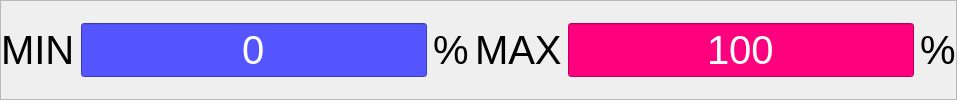
            <widget class="QFrame" name="frame_brk_info">
             <property name="font">
              <font>
               <pointsize>30</pointsize>
               <weight>50</weight>
               <italic>false</italic>
               <bold>false</bold>
              </font>
             </property>
             <property name="frameShape">
              <enum>QFrame::StyledPanel</enum>
             </property>
             <property name="frameShadow">
              <enum>QFrame::Raised</enum>
             </property>
             <layout class="QHBoxLayout" name="horizontalLayout_24">
              <property name="leftMargin">
               <number>0</number>
              </property>
              <property name="topMargin">
               <number>0</number>
              </property>
              <property name="rightMargin">
               <number>0</number>
              </property>
              <property name="bottomMargin">
               <number>0</number>
              </property>
              <item>
               <widget class="QLabel" name="label_50">
                <property name="font">
                 <font>
                  <pointsize>30</pointsize>
                  <weight>50</weight>
                  <italic>false</italic>
                  <bold>false</bold>
                 </font>
                </property>
                <property name="text">
                 <string>MIN</string>
                </property>
               </widget>
              </item>
              <item>
               <widget class="QLineEdit" name="lineEdit_brk_minov">
                <property name="font">
                 <font>
                  <pointsize>30</pointsize>
                 </font>
                </property>
                <property name="autoFillBackground">
                 <bool>false</bool>
                </property>
                <property name="styleSheet">
                 <string notr="true">color: rgb(255, 255, 255);
background-color: rgb(85, 85, 255);</string>
                </property>
                <property name="text">
                 <string>0</string>
                </property>
                <property name="alignment">
                 <set>Qt::AlignCenter</set>
                </property>
                <property name="readOnly">
                 <bool>true</bool>
                </property>
               </widget>
              </item>
              <item>
               <widget class="QLabel" name="label_52">
                <property name="font">
                 <font>
                  <pointsize>30</pointsize>
                  <weight>50</weight>
                  <italic>false</italic>
                  <bold>false</bold>
                 </font>
                </property>
                <property name="text">
                 <string>%</string>
                </property>
               </widget>
              </item>
              <item>
               <widget class="QLabel" name="label_55">
                <property name="font">
                 <font>
                  <pointsize>30</pointsize>
                  <weight>50</weight>
                  <italic>false</italic>
                  <bold>false</bold>
                 </font>
                </property>
                <property name="text">
                 <string>MAX</string>
                </property>
               </widget>
              </item>
              <item>
               <widget class="QLineEdit" name="lineEdit_brk_maxov">
                <property name="font">
                 <font>
                  <pointsize>30</pointsize>
                  <weight>50</weight>
                  <italic>false</italic>
                  <bold>false</bold>
                 </font>
                </property>
                <property name="styleSheet">
                 <string notr="true">color: rgb(255, 255, 255);
background-color: rgb(255, 0, 127);</string>
                </property>
                <property name="text">
                 <string>100</string>
                </property>
                <property name="alignment">
                 <set>Qt::AlignCenter</set>
                </property>
                <property name="readOnly">
                 <bool>true</bool>
                </property>
               </widget>
              </item>
              <item>
               <widget class="QLabel" name="label_54">
                <property name="font">
                 <font>
                  <pointsize>30</pointsize>
                  <weight>50</weight>
                  <italic>false</italic>
                  <bold>false</bold>
                 </font>
                </property>
                <property name="text">
                 <string>%</string>
                </property>
               </widget>
              </item>
             </layout>
            </widget>
